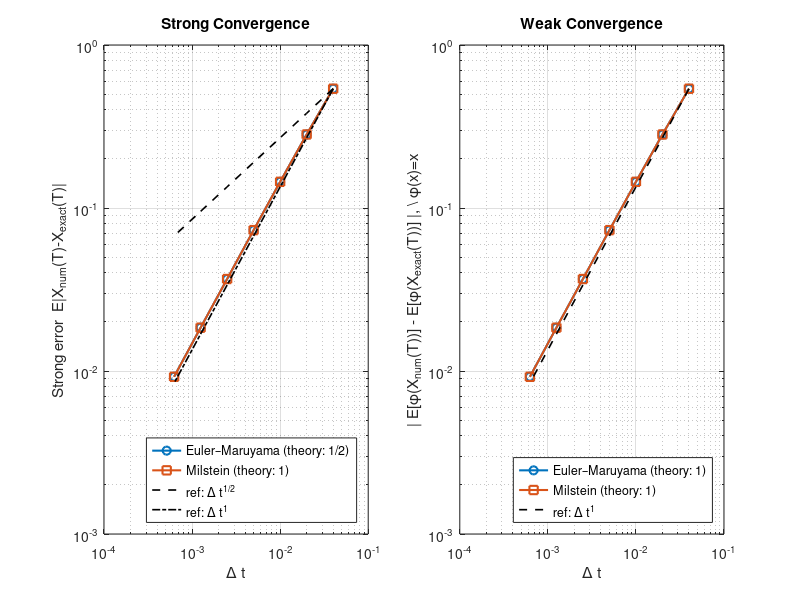
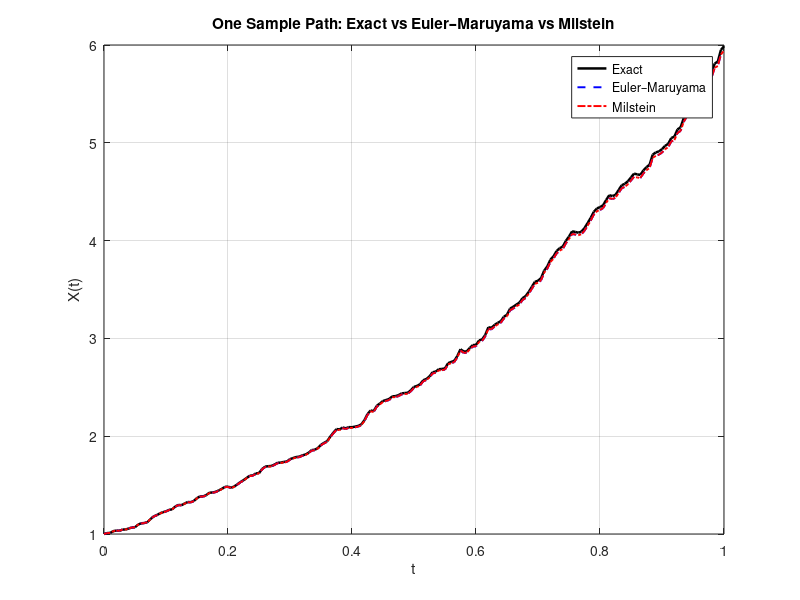

Write the MATLAB code that produced these figures, in order.
%=============================================================
% Euler–Maruyama vs Milstein: strong/weak convergence demo
% SDE: dX_t = a*X_t dt + b*X_t dW_t   (Geometric Brownian Motion)
% if B(X(t), t) is independent of X, additive noise; otherwise it's
% multiplicative noise
% Exact: X_T = X0 * exp( (a - 0.5*b^2)T + b*W_T )
%
% We compare strong error E|X_num(T)-X_exact(T)|
% and weak error |E[phi(X_num(T))] - E[phi(X_exact(T))]|
% for phi(x)=x (first moment).
%=============================================================
clear; close all; clc; rng(7);

% Problem setup
a   = 2.0;              % drift coefficient
b   = 0.1;              % diffusion coefficient
X0  = 1.0;              % initial condition
T   = 1.0;              % final time

% Grid refinements (choose N so that T/dt is integer)
Ns  = [25, 50, 100, 200, 400, 800, 1600];
dts = T ./ Ns;

M   = 20000;             % ensemble size (increase for smoother curves)

% Storage for errors
err_strong_EM  = zeros(numel(Ns),1);
err_strong_Mil = zeros(numel(Ns),1);
err_weak_EM    = zeros(numel(Ns),1);
err_weak_Mil   = zeros(numel(Ns),1);

% Loop over step sizes
for k = 1:numel(Ns)
    N  = Ns(k);
    dt = dts(k);

    % Initialize
    Xem  = X0*ones(M,1);     % Euler–Maruyama
    Xml  = X0*ones(M,1);     % Milstein
    Wsum = zeros(M,1);       % accumulate Brownian motion: W_T = sum dW

    % Time stepping with SHARED dW for fair strong-error comparison
    for n = 1:N
        dW   = sqrt(dt) * randn(M,1);
        Wsum = Wsum + dW;

        % Euler–Maruyama:  X_{n+1} = X_n + a X_n dt + b X_n dW
        Xem  = Xem + a*Xem*dt + b*Xem.*dW; % 

        % Milstein (scalar noise): X_{n+1} = X_n + a X_n dt + b X_n dW
        %                           + 0.5 b^2 X_n ( (dW)^2 - dt )
        Xml  = Xml + a*Xml*dt + b*Xml.*dW + 0.5*(b^2)*Xml.*(dW.^2 - dt);
    end

    % Exact solution using same W_T (pathwise coupling)
    Xexact = X0 * exp( (a - 0.5*b^2)*T + b*Wsum );

    % Strong error (mean absolute error at T)
    err_strong_EM(k)  = mean( abs(Xem  - Xexact) );
    err_strong_Mil(k) = mean( abs(Xml  - Xexact) );

    % Weak error for phi(x)=x (first moment)
    phi_num_EM  = mean(Xem);
    phi_num_Mil = mean(Xml);
    phi_ex      = mean(Xexact);
    err_weak_EM(k)    = abs( phi_num_EM  - phi_ex );
    err_weak_Mil(k)   = abs( phi_num_Mil - phi_ex );
end

%===========================
% Plot: strong/weak errors
%===========================
figure('Color','w','Position',[80 80 1150 470]);

% Strong error
subplot(1,2,1);
loglog(dts, err_strong_EM,  'o-', 'LineWidth',1.5, 'MarkerSize',6); hold on;
loglog(dts, err_strong_Mil, 's-', 'LineWidth',1.5, 'MarkerSize',6);

% Reference slopes: dt^{1/2} and dt^{1}
C1 = err_strong_EM(1) / sqrt(dts(1));
C2 = err_strong_Mil(1) / dts(1);
loglog(dts, C1*sqrt(dts), 'k--', 'LineWidth',1.2);
loglog(dts, C2*dts,       'k-.', 'LineWidth',1.2);

grid on; box on;
xlabel('\Delta t'); ylabel('Strong error  E|X_{num}(T)-X_{exact}(T)|');
title('Strong Convergence');
legend('Euler–Maruyama (theory: 1/2)', 'Milstein (theory: 1)', ...
       'ref: \Delta t^{1/2}', 'ref: \Delta t^{1}', 'Location','southeast');

% Weak error
subplot(1,2,2);
loglog(dts, err_weak_EM,  'o-', 'LineWidth',1.5, 'MarkerSize',6); hold on;
loglog(dts, err_weak_Mil, 's-', 'LineWidth',1.5, 'MarkerSize',6);

% Reference slope: dt^{1} (weak order 1 for both here)
Cw = err_weak_EM(1) / dts(1);
loglog(dts, Cw*dts, 'k--', 'LineWidth',1.2);

grid on; box on;
xlabel('\Delta t'); ylabel('| E[\phi(X_{num}(T))] - E[\phi(X_{exact}(T))] |, \ \phi(x)=x');
title('Weak Convergence');
legend('Euler–Maruyama (theory: 1)', 'Milstein (theory: 1)', ...
       'ref: \Delta t^{1}', 'Location','southeast');

%===========================
% Optional: single-path demo
%===========================
% Show how EM vs Milstein track one sample path at the same dW
N_demo  = 200; dt_demo = T/N_demo;
Xem     = X0; Xml = X0; Wsum = 0; Xex = X0;
tgrid   = linspace(0,T,N_demo+1);
path_em = zeros(1,N_demo+1); path_ml = path_em; path_ex = path_em;
path_em(1) = X0; path_ml(1) = X0; path_ex(1) = X0;

for n = 1:N_demo
    dW    = sqrt(dt_demo)*randn;
    Wsum  = Wsum + dW;
    % EM
    Xem   = Xem + a*Xem*dt_demo + b*Xem*dW;
    % Milstein
    Xml   = Xml + a*Xml*dt_demo + b*Xml*dW + 0.5*(b^2)*Xml*((dW^2) - dt_demo);
    % Exact along same Brownian path at tn
    tcur  = n*dt_demo;
    Xex   = X0*exp((a - 0.5*b^2)*tcur + b*Wsum);

    path_em(n+1) = Xem;
    path_ml(n+1) = Xml;
    path_ex(n+1) = Xex;
end

figure('Color','w','Position',[120 120 900 420]);
plot(tgrid, path_ex, 'k-', 'LineWidth',1.8); hold on;
plot(tgrid, path_em, 'b--', 'LineWidth',1.4);
plot(tgrid, path_ml, 'r-.', 'LineWidth',1.4);
grid on; box on;
xlabel('t'); ylabel('X(t)');
title('One Sample Path: Exact vs Euler–Maruyama vs Milstein');
legend('Exact','Euler–Maruyama','Milstein','Location','best');

%===========================
% Console summary
%===========================
fprintf('=== Summary (T=%.2f, M=%d) ===\n', T, M);
fprintf('dt          StrongErr(EM)   StrongErr(Mil)   WeakErr(EM)     WeakErr(Mil)\n');
for k = 1:numel(Ns)
    fprintf('%-10.5f  %12.4e  %14.4e  %14.4e  %14.4e\n', ...
        dts(k), err_strong_EM(k), err_strong_Mil(k), err_weak_EM(k), err_weak_Mil(k));
end

% Notes:
% * Strong rates: EM ~ O(dt^{1/2}), Milstein ~ O(dt^1).
% * Weak rate here: both ~ O(dt^1) for phi(x)=x.
% * We coupled both schemes with the SAME dW increments to make
%   the strong-error comparison fair (pathwise).
